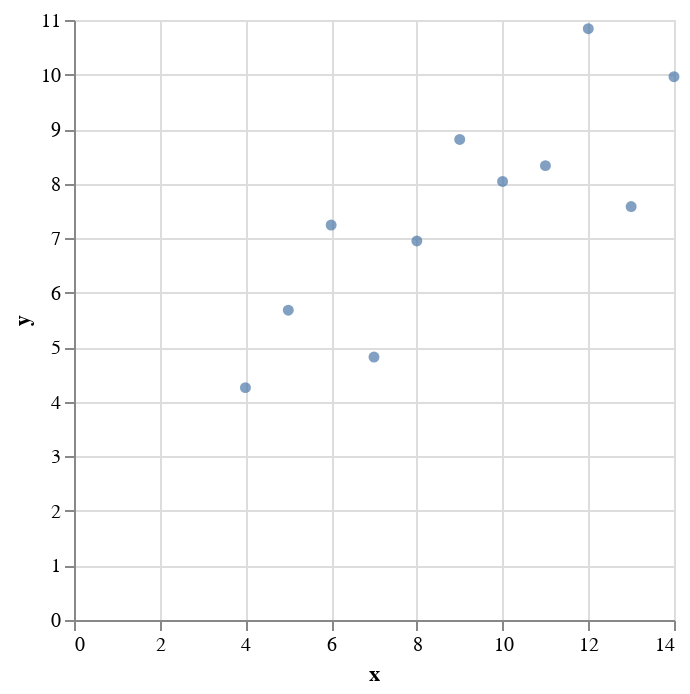

This figure's notebook cell:
### Code cell
import altair as alt
import numpy as np
import pandas as pd

# Define the dataset
dataset_1 = np.array([
    [10, 8.04], [8, 6.95], [13, 7.58], [9, 8.81], [11, 8.33],
    [14, 9.96], [6, 7.24], [4, 4.26], [12, 10.84], [7, 4.82], [5, 5.68]
])

# Create DataFrames for each dataset
df_1 = pd.DataFrame(dataset_1, columns=['x', 'y'])

# Scatter plots for each dataset
alt.Chart(df_1).mark_circle().encode(
    x='x',
    y='y'
)

### Figure 1 — Vega-Lite specification as saved in the notebook (floating-point values rounded to 4 significant figures)
{"config": {"view": {"continuousWidth": 300, "continuousHeight": 300}}, "data": {"name": "data-d235aaa0f4fd9d6d02a4414b584d5f97"}, "mark": {"type": "circle"}, "encoding": {"x": {"field": "x", "type": "quantitative"}, "y": {"field": "y", "type": "quantitative"}}, "$schema": "https://vega.github.io/schema/vega-lite/v5.8.0.json", "datasets": {"data-d235aaa0f4fd9d6d02a4414b584d5f97": [{"x": 10.0, "y": 8.04}, {"x": 8.0, "y": 6.95}, {"x": 13.0, "y": 7.58}, {"x": 9.0, "y": 8.81}, {"x": 11.0, "y": 8.33}, {"x": 14.0, "y": 9.96}, {"x": 6.0, "y": 7.24}, {"x": 4.0, "y": 4.26}, {"x": 12.0, "y": 10.84}, {"x": 7.0, "y": 4.82}, {"x": 5.0, "y": 5.68}]}}
